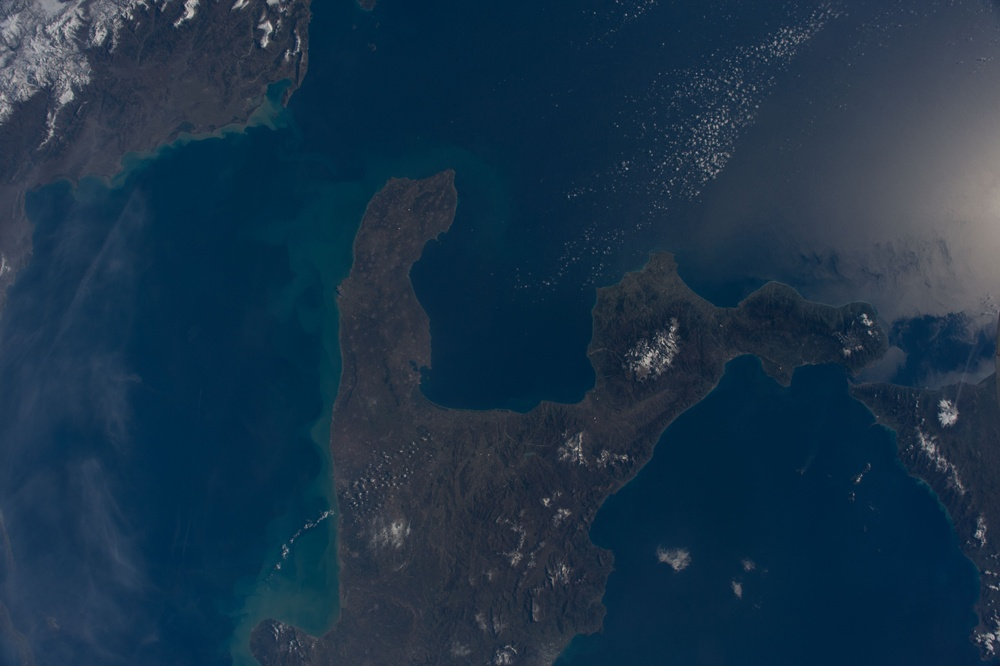
#> input picture spikes/panorama/ISS042-E-104433.jpg, 1000 x 666 px, shrunk from 4928 x 3280 before the run, found by its file name
$ python teststitch.py
#> lines starting #> are read from the running program, lines starting #| are printed output that depends on the picture; long printed decimals are rounded
### src/stitcher.py
import numpy as np
import imutils
import cv2
import math

# Custom absolute function
def myfabs(x):
    if x < 0:
        return x*-1
    else :
        return x

# Heavily customised CV2 based stitcher algorithm, tuned to suit images with transparency
# Will also cut the resultant 'black' border from the joined image
def stitch(images, ratio=0.75, reprojThresh=4.0,
        showMatches=False):
    (imageB, imageA) = images
    (kpsA, featuresA) = detectAndDescribe(imageA)
    (kpsB, featuresB) = detectAndDescribe(imageB)

    M = matchKeypoints(kpsA, kpsB,
    featuresA, featuresB, ratio, reprojThresh)

    if M is None:
        return None

    (matches, H, status) = M

    firstMatchLeftIdx = matches[0][0]
    firstMatchRightIdx = matches[0][1]
    firstMatchLeftKps = kpsB[firstMatchLeftIdx]
    firstMatchRightKps = kpsA[firstMatchRightIdx]
    print("left kps")
    print(firstMatchLeftKps)
    print("right kps")
    print(firstMatchRightKps)
    yDrift = math.ceil(myfabs(firstMatchLeftKps[1] - firstMatchRightKps[1]))
    xDrift = math.ceil(myfabs(firstMatchLeftKps[0] - firstMatchRightKps[0]))
    print("xDrift: " + str(xDrift))
    print("yDrift: " + str(yDrift))
    newX = (imageB.shape[1]) + math.ceil(myfabs(xDrift))
    newY = (imageB.shape[0]) + math.ceil(myfabs(yDrift))
    print("New image size: " + str(newX) + "x" + str(newY))

    #result = cv2.warpPerspective(imageA, H,
    #    (imageA.shape[1] + imageB.shape[1], imageA.shape[0]))
    #result = cv2.warpPerspective(imageA, H,
    #    (imageB.shape[1] + math.ceil(myfabs(xDrift)),
    #    (imageB.shape[0] + math.ceil(myfabs(yDrift)) ) ))
    imageAWarped = cv2.warpPerspective(imageA, H,
        (newX,newY), borderMode=cv2.BORDER_TRANSPARENT )
    result = imageAWarped.copy()
    result[0:(imageB.shape[0]),
           0:(imageB.shape[1])] = imageB
    (h,w,c) = imageAWarped.shape
    maxj = 0
    maxi = 0
    mini = h
    minj = w
    for i in range(h):
        for j in range(w):
            color = imageAWarped[i,j]
            hascolor = (color[0] != 0 or color[1] != 0 or color[2] != 0)
            haseithercolor = hascolor
            if haseithercolor == False:
                colororig = result[i,j]
                if colororig[0] != 0 or colororig[1] != 0 or colororig[2] != 0:
                    haseithercolor = True

            if hascolor:
                result[i,j] = color
            if haseithercolor:
                if i > maxi:
                    maxi = i
                if j > maxj:
                    maxj = j
                if j<minj:
                    minj = j
                if i < mini:
                    mini = i
    # trim to maxi and maxj
    print("maxi: " + str(maxi) + ", maxj: " + str(maxj))
    print("mini: " + str(mini) + ", minj: " + str(minj))
    result = result[minj:maxj,mini:maxi]
    #result[0:(imageAWarped.shape[0]),
    #       0:(imageAWarped.shape[1])] = imageAWarped

    if showMatches:
        vis = drawMatches(imageA, imageB, kpsA, kpsB, matches,
            status)
        return (result, vis, xDrift, yDrift)
    return result

# Feature detection in the image
def detectAndDescribe(image):
    gray = cv2.cvtColor(image, cv2.COLOR_BGR2GRAY)
    descriptor = cv2.ORB_create(nfeatures=1500)
    (kps, features) = descriptor.detectAndCompute(image, None)
    kps = np.float32([kp.pt for kp in kps])
    return (kps, features)

# Matching keypoints between two images
def matchKeypoints(kpsA, kpsB, featuresA, featuresB,
        ratio, reprojThresh):
    matcher = cv2.DescriptorMatcher_create("BruteForce")
    rawMatches = matcher.knnMatch(featuresA, featuresB, 2)
    matches = []
    for m in rawMatches:
        if len(m) == 2 and m[0].distance < m[1].distance * ratio:
            matches.append((m[0].trainIdx, m[0].queryIdx))
    if len(matches) > 4:
        ptsA = np.float32([kpsA[i] for (_, i) in matches])
        ptsB = np.float32([kpsB[i] for (i, _) in matches])
        (H, status) = cv2.findHomography(ptsA, ptsB, cv2.RANSAC,
            reprojThresh)
        return (matches, H, status)
    return None

# Draw the matches on an image (for testing)
def drawMatches(imageA, imageB, kpsA, kpsB, matches, status):
    (hA, wA) = imageA.shape[:2]
    (hB, wB) = imageB.shape[:2]
    vis = np.zeros((max(hA, hB), wA + wB, 3), dtype="uint8")
    vis[0:hA, 0:wA] = imageA
    vis[0:hB, wA:] = imageB
    for ((trainIdx, queryIdx), s) in zip(matches, status):
        if s == 1:
            ptA = (int(kpsA[queryIdx][0]), int(kpsA[queryIdx][1]))
            ptB = (int(kpsB[trainIdx][0]) + wA, int(kpsB[trainIdx][1]))
            cv2.line(vis, ptA, ptB, (0, 255, 0), 1)
        return vis

### teststitch.py
import cv2
import imutils
import time
from PIL import Image
import numpy

from src.stitcher import stitch
#imageC = cv2.imread("/home/pi/Documents/git/missionspacelab2019/spikes/panorama/ISS042-E-104441.jpg")

imageArray = [
    "/home/pi/Documents/git/missionspacelab2019/spikes/panorama/ISS042-E-104433.jpg",
    "/home/pi/Documents/git/missionspacelab2019/spikes/panorama/ISS042-E-104437.jpg",
    "/home/pi/Documents/git/missionspacelab2019/spikes/panorama/ISS042-E-104441.jpg",
    "/home/pi/Documents/git/missionspacelab2019/spikes/panorama/ISS042-E-104445.jpg",
    "/home/pi/Documents/git/missionspacelab2019/spikes/panorama/ISS042-E-104449.jpg",
    "/home/pi/Documents/git/missionspacelab2019/spikes/panorama/ISS042-E-104453.jpg"
    ]

length = len (imageArray)
#pil_image = Image.open(imageArray[0]).convert('RGBA')
result = cv2.imread(imageArray[0],4)
#> result is the input picture: shape (666, 1000, 3); mean B, G, R 72.5, 51.5, 26.9
#result = numpy.array(pil_image)
#result = result[:,:,::-1].copy()
result = imutils.resize(result)#, width=600)
for idx in range(1,length):
    print("========================")
    print("Index: " + str(idx))
    #pil_image = Image.open(imageArray[idx]).convert('RGBA')
    #nextimage = numpy.array(pil_image)
    #nextimage = nextimage[:,:,::-1].copy()
    nextimage = cv2.imread(imageArray[idx],4)
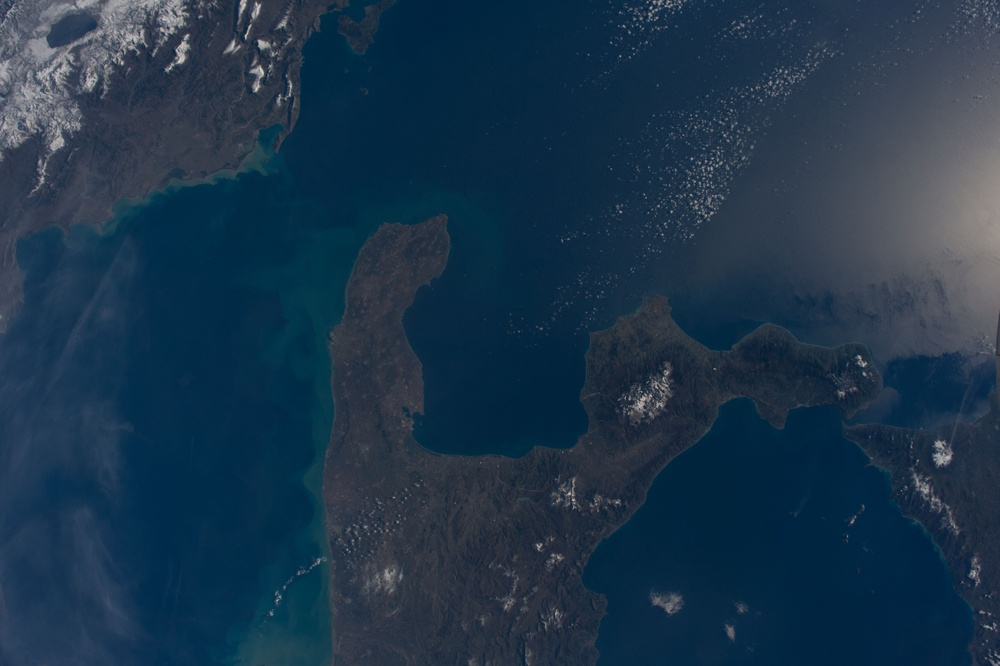
#> input picture spikes/panorama/ISS042-E-104437.jpg, 1000 x 666 px, shrunk from 4928 x 3280 before the run, found by its file name
#> nextimage is the input picture: shape (666, 1000, 3); mean B, G, R 74, 53.1, 28.8
    nextimage = imutils.resize(nextimage) #, width=600)
    #cv2.imshow("Prev Result", result)

    (result, vis, xDrift, yDrift) = stitch([result, nextimage], showMatches=True)
#> in detectAndDescribe, `(kps, features) = descriptor.detectAndCompute(image, None)`: kps = 1260 keypoints; strongest (x, y, size): (259, 41, 31), (255, 90, 31), (642, 398, 31), (180, 60, 53.6)
#> in detectAndDescribe, `kps = np.float32([kp.pt for kp in kps])`: kps = 1260 pairs, first value 35 to 954, second value 31 to 614
#> in stitch, `(kpsA, featuresA) = detectAndDescribe(imageA)`: kpsA has the same summary as kps in detectAndDescribe
#> in detectAndDescribe (call 2), `gray = cv2.cvtColor(image, cv2.COLOR_BGR2GRAY)`:
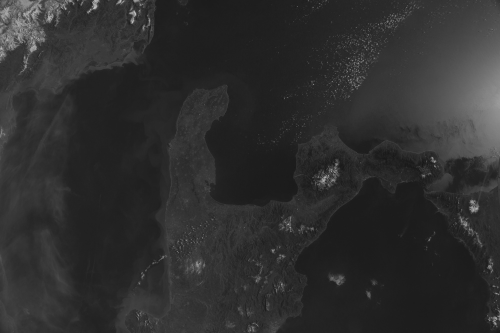
#> gray: shape (666, 1000) (shown at 1/2 size); min 20, max 211, mean 46.6
#> in detectAndDescribe (call 2), `(kps, features) = descriptor.detectAndCompute(image, None)`: kps = 1257 keypoints; strongest (x, y, size): (264, 45, 31), (649, 353, 31), (264, 44, 37.2), (651, 350, 31)
#> in detectAndDescribe (call 2), `kps = np.float32([kp.pt for kp in kps])`: kps = 1257 pairs, first value 31 to 960, second value 31 to 631
#> in stitch, `(kpsB, featuresB) = detectAndDescribe(imageB)`: kpsB has the same summary as kps in detectAndDescribe
#> in matchKeypoints, `rawMatches = matcher.knnMatch(featuresA, featuresB, 2)`: rawMatches = 1260 matches
#> after the loop in matchKeypoints, `for m in rawMatches:`: matches = 284 pairs, first value 3 to 1251, second value 0 to 1259
#> in matchKeypoints, `ptsA = np.float32([kpsA[i] for (_, i) in matches])`: ptsA = 284 pairs, first value 38 to 951.6, second value 38.4 to 613.2
#> in matchKeypoints, `ptsB = np.float32([kpsB[i] for (i, _) in matches])`: ptsB = 284 pairs, first value 47 to 956.4, second value 32 to 567.4
#> in matchKeypoints, `(H, status) = cv2.findHomography(ptsA, ptsB, cv2.RANSAC, reprojThresh)`: H = [[0.993, -0.00561, 10.57], [0.0088, 0.988, -46.15], [1.24e-06, -1.26e-05, 1]]; status = 284 values, max 1 at index 0, min 0 at index 14, mean 0.979
#> in stitch, `firstMatchLeftIdx = matches[0][0]`: firstMatchLeftIdx = 83
#> in stitch, `firstMatchRightIdx = matches[0][1]`: firstMatchRightIdx = 0
#> in stitch, `firstMatchLeftKps = kpsB[firstMatchLeftIdx]`: firstMatchLeftKps = [923, 439]
#> in stitch, `firstMatchRightKps = kpsA[firstMatchRightIdx]`: firstMatchRightKps = [917, 479]
#| [923. 439.]
#| [917. 479.]
#> in stitch, `yDrift = math.ceil(myfabs(firstMatchLeftKps[1] - firstMatchRightKps[1]))`: yDrift = 40
#> in stitch, `xDrift = math.ceil(myfabs(firstMatchLeftKps[0] - firstMatchRightKps[0]))`: xDrift = 6
#| xDrift: 6
#| yDrift: 40
#> in stitch, `newX = (imageB.shape[1]) + math.ceil(myfabs(xDrift))`: newX = 1006
#> in stitch, `newY = (imageB.shape[0]) + math.ceil(myfabs(yDrift))`: newY = 706
#| New image size: 1006x706
#> after the loop in stitch, `for i in range(h):`:
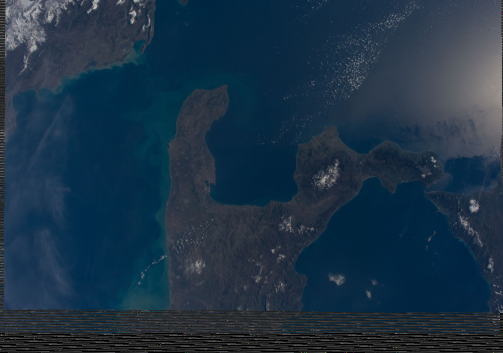
#> result: shape (706, 1006, 3) (shown at 1/2 size); mean B, G, R 69.6, 51, 29
#> after the loop in stitch, `for i in range(h):`: colororig = [0, 0, 0]; maxi = 705; maxj = 1005; mini = 0
#| maxi: 705, maxj: 1005
#| mini: 0, minj: 0
#> in stitch, `result = result[minj:maxj,mini:maxi]`:
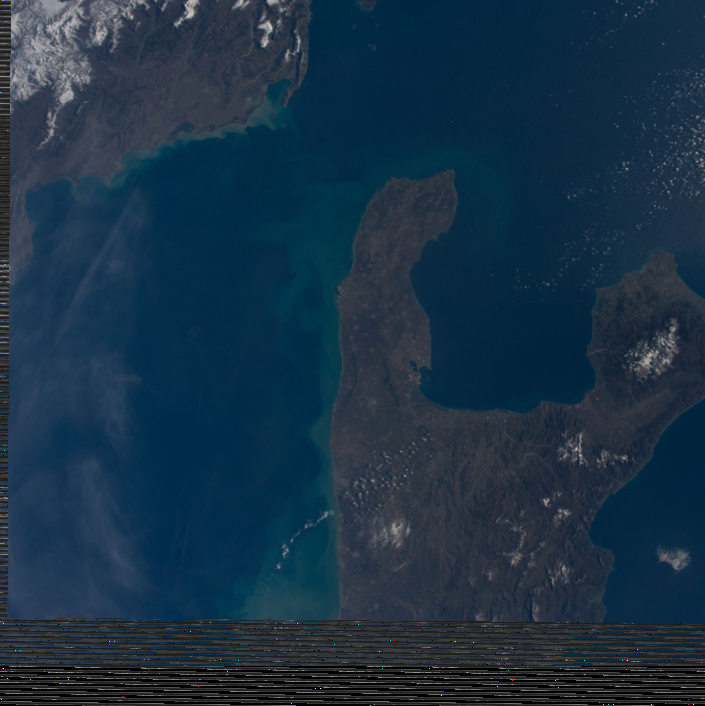
#> result: shape (706, 705, 3); mean B, G, R 68.4, 49.3, 25.5
#> the loop in drawMatches, `for ((trainIdx, queryIdx), s) in zip(matches, status):` made 1 pass
#> (trainIdx, queryIdx, s, ptA, ptB) on pass 1: (83, 0, [1], (917, 479), (1923, 439))
#> after the loop in drawMatches, `for ((trainIdx, queryIdx), s) in zip(matches, status):`:
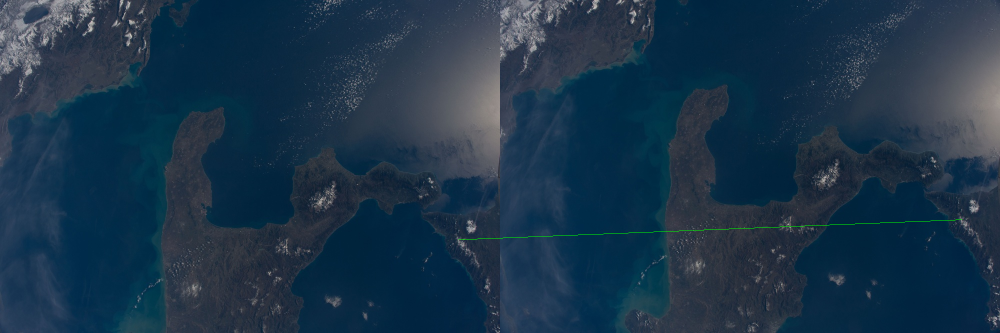
#> vis: shape (666, 2000, 3) (shown at 1/2 size); mean B, G, R 73.2, 52.5, 27.8
#> xDrift = 6; yDrift = 40
#> pass 2 of the loop `for idx in range(1,length):`:
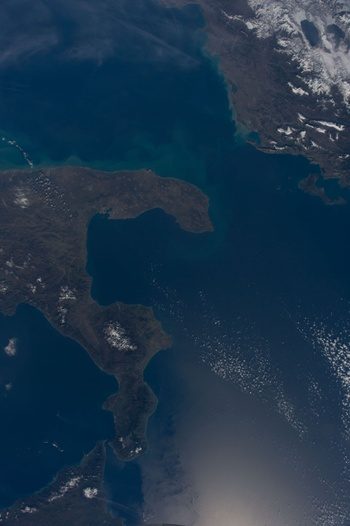
#> input picture spikes/panorama/ISS042-E-104441.jpg, 350 x 526 px, shrunk from 1725 x 2592 before the run, found by its file name
#> nextimage is the input picture: shape (526, 350, 3); mean B, G, R 74.9, 54, 30.4
#> gray: shape (526, 350)
#> in detectAndDescribe (call 3), `(kps, features) = descriptor.detectAndCompute(image, None)`: kps = 671 keypoints; strongest (x, y, size): (288, 133, 31), (304, 132, 31), (290, 132, 31), (293, 90, 31)
#> kpsA = 671 pairs, first value 31 to 318, second value 31 to 494
#> gray: shape (706, 705)
#> in detectAndDescribe (call 4), `(kps, features) = descriptor.detectAndCompute(image, None)`: kps = 1061 keypoints; strongest (x, y, size): (264, 45, 31), (227, 671, 31), (264, 44, 37.2), (429, 668, 31)
#> kpsB = 1061 pairs, first value 32 to 673, second value 31 to 674
#> rawMatches = 671 matches
#> ptsA = 21 rows, first 8: [258, 31], [86, 492], [115, 329], [62, 298], [39, 279], [267, 33], [255, 35], [63, 289]
#> ptsB = 21 rows, first 8: [77.76, 79.49], [264, 45], [637.6, 359.4], [580.6, 456.2], [545.4, 499.7], [82.94, 63.94], [84.67, 84.67], [564, 454.1]
#> in stitch (call 2), `(matches, H, status) = M`: matches = [(836, 0), (52, 7), (859, 112), (960, 119), (969, 158), (828, 177), (840, 179), (959, 198), (962, 211), (826, 217), (965, 220), (877, 226), (899, 233), (863, 239), (1012, 417), (1006, 420), (1027, 569), (961, 571), (1005, 572), (52, 637), (28, 640)]; H = [[0.0104, 1.9, 17.75], [-1.87, 0.0475, 560.4], [5.44e-05, 3.79e-06, 1]]; status = 21 values, max 1 at index 0, min 0 at index 1, mean 0.762
#> firstMatchLeftIdx = 836
#> firstMatchLeftKps = [77.76, 79.49]
#> firstMatchRightKps = [258, 31]
#| [77.760 79.488]
#| [258.  31.]
#> in stitch (call 2), `yDrift = math.ceil(myfabs(firstMatchLeftKps[1] - firstMatchRightKps[1]))`: yDrift = 49
#> in stitch (call 2), `xDrift = math.ceil(myfabs(firstMatchLeftKps[0] - firstMatchRightKps[0]))`: xDrift = 181
#| xDrift: 181
#| yDrift: 49
#> newX = 886
#> newY = 755
#| New image size: 886x755
#> imageAWarped: shape (755, 886, 3)
#> in stitch (call 2), `result[0:(imageB.shape[0]), 0:(imageB.shape[1])] = imageB`:
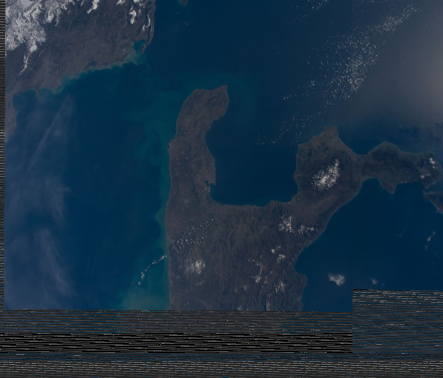
#> result: shape (755, 886, 3) (shown at 1/2 size); mean B, G, R 67.3, 49.2, 27.4
#> after the loop in stitch (call 2), `for i in range(h):`: maxi = 754; maxj = 885; mini = 0
#| maxi: 754, maxj: 885
#| mini: 0, minj: 0
#> in drawMatches (call 2), `vis[0:hB, wA:] = imageB`:
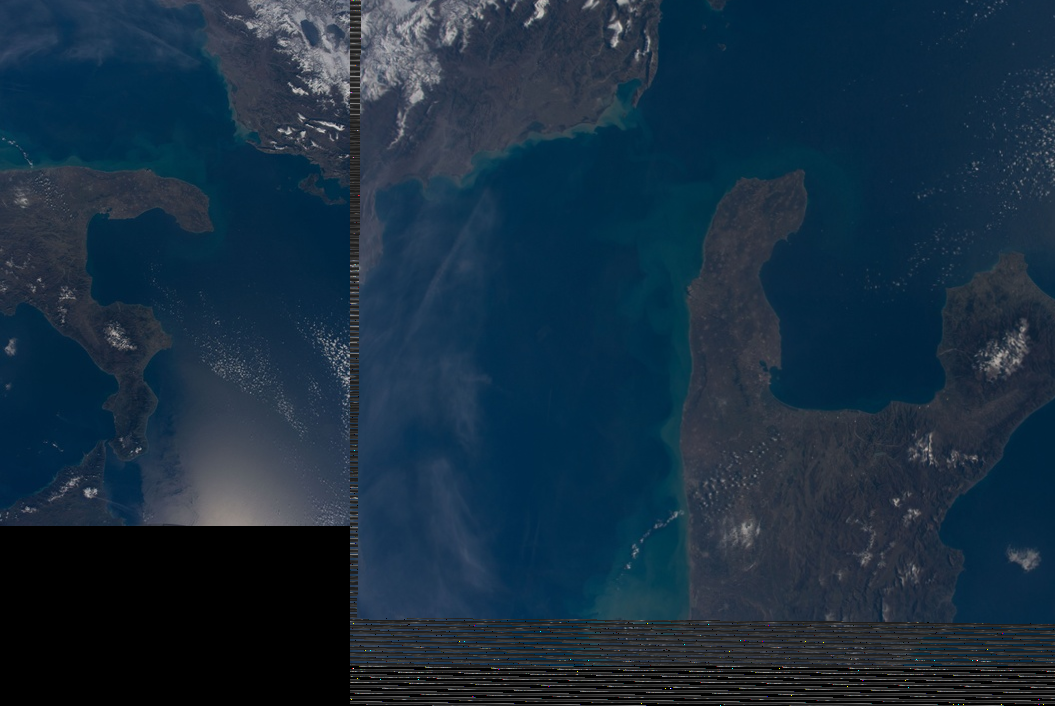
#> vis: shape (706, 1055, 3); mean B, G, R 64.2, 46.3, 24.6
#> the loop in drawMatches (call 2), `for ((trainIdx, queryIdx), s) in zip(matches, status):` made 1 pass
#> (trainIdx, queryIdx, s, ptA, ptB) on pass 1: (836, 0, [1], (258, 31), (427, 79))
#> `(result, vis, xDrift, yDrift) = stitch([result, nextimage], showMatche..`: xDrift = 181; yDrift = 49
    # [6 lines of commented-out code are left out]
cv2.imwrite("spikes/stitched.png",result)
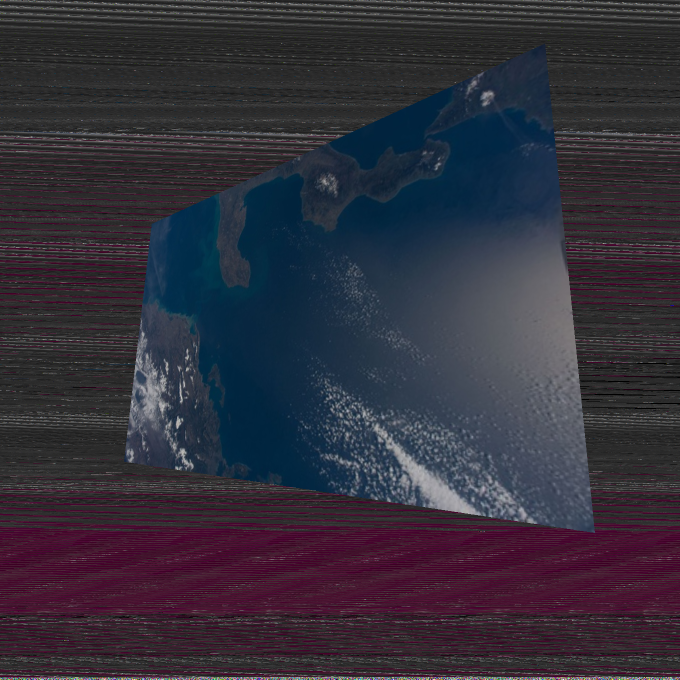
#> saved as stitched.png: shape (1359, 1360, 3) (shown at 1/2 size); mean B, G, R 58.6, 46.9, 50.4

# [19 lines of commented-out code are left out]
cv2.imshow("Result", result)
#cv2.imshow("Keypoint Matches", vis2)
#cv2.imshow("Result 2", result2)
cv2.waitKey(0)
